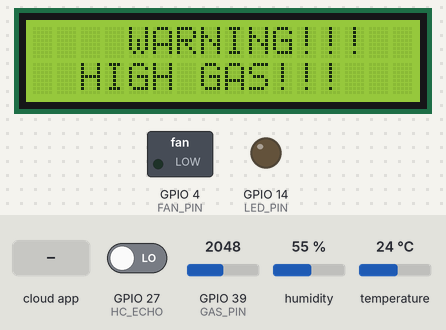
Bench run of a sketch on a simulated ESP32. Parts: 16×2 character LCD, switched loads named in the sketch (green lamp = pin HIGH), output pins drawn as LEDs (lit = HIGH). The test bench sets the inputs (shaded band); at power-on: GPIO 39 (GAS_PIN) = 2048, GPIO 27 (HC_ECHO) LOW, humidity 55 %, temperature 24 °C. WiFi joins after 1.5 s; servers stay silent unless stated; no MQTT or app messages arrive unless stated; what the sketch prints to the serial monitor is not drawn.

Above: at 7.9 s.
8.0 s: GPIO 39 (GAS_PIN) set to 624
16.0 s: GPIO 39 (GAS_PIN) set to 555
At 23.2 s:
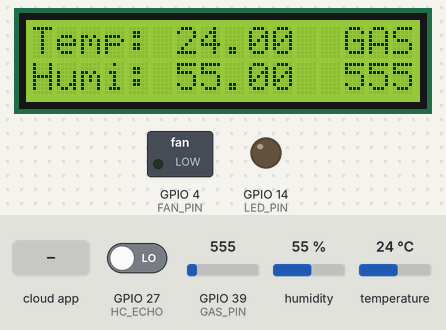
23.9 s: the phone or cloud app sets DADN_LED_1 to 1
At 26.1 s:
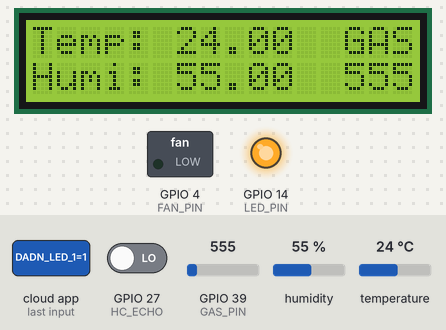
26.4 s: the phone or cloud app sets DADN_FAN_1 to 1
At 27.6 s:
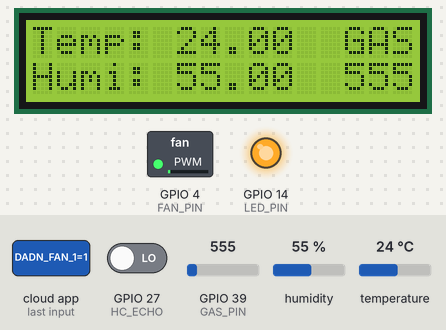
27.9 s: the phone or cloud app sets DADN_LED_1 to 0
At 29.0 s:
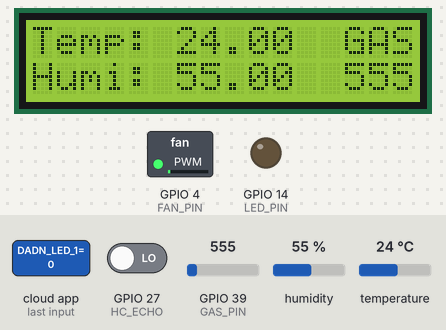
29.4 s: the phone or cloud app sets DADN_AUTO to 1
At 31.0 s:
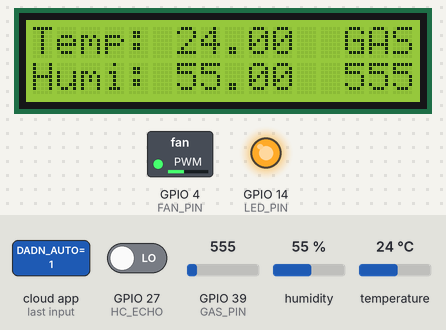
Timing chart, 0 to 32.5 s (numbered marks = the images above; inputs shaded):
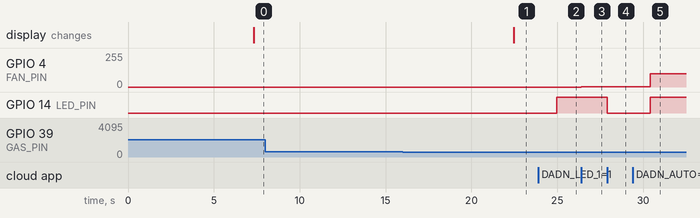

Measured:
- the behaviour switches between 600 and 599 on GPIO 39 (GAS_PIN) (found by bisection; images 0 and 1)
- after the input at 8.0 s, every drawn part: stays the same
- after the input at 16.0 s, the display: changes after 6.5 s (image 1)
- after the input at 23.9 s, GPIO 14 (LED_PIN): LOW → HIGH after 1.1 s
- after the input at 26.4 s, GPIO 4 (FAN_PIN): 0/255 → 1/255 at once
- after the input at 27.9 s, GPIO 14 (LED_PIN): HIGH → LOW at once
- after the input at 29.4 s, GPIO 4 (FAN_PIN): 1/255 → 100/255 after 1.0 s; GPIO 14 (LED_PIN): LOW → HIGH after 1.0 s

The sketch:

test_esp32.ino
```cpp
#include <WiFi.h>
#include <LiquidCrystal_I2C.h>
#include "Adafruit_MQTT.h"
#include "Adafruit_MQTT_Client.h"
#include "DHT.h"

/*****Adafruit*****/
#define AIO_SERVER      "io.adafruit.com"
#define AIO_SERVERPORT  1883                   // use 8883 for SSL
#define AIO_USERNAME    "hienhien612"
#define AIO_KEY         "aio_nKFK93kF3fmnQ8OnCf8mivQMBCZP"
/*****Wifi********/
#define WIFI_SSID "realme C2"
#define WIFI_PASS "22222223"
/*****Pin number********/
#define GAS_PIN   39
#define HC_TRIG   16
#define HC_ECHO   27
#define DHT_PIN   26
#define DHT_TYPE  DHT11
#define FAN_PIN   4
#define LED_PIN   14
/*****Parameter********/
// set the LCD number of columns and rows
int lcd_col = 16;
int lcd_row = 2;
LiquidCrystal_I2C lcd(0x27, lcd_col, lcd_row);
//Use for store states
int auto_mode = 0;
int led_state = 0;
/*****SET UP********/
//DHT11
DHT dht(DHT_PIN, DHT_TYPE);
// Setup the MQTT client class by passing in the WiFi client and MQTT server and login details.
WiFiClient client;
Adafruit_MQTT_Client mqtt(&client, AIO_SERVER, AIO_SERVERPORT, AIO_USERNAME, AIO_KEY);
/******Feeds *******/
// Setup a feed for publishing.
// Notice MQTT paths for AIO follow the form: <username>/feeds/<feedname>
/**Publish**/
Adafruit_MQTT_Publish temperature = Adafruit_MQTT_Publish(&mqtt, AIO_USERNAME "/feeds/DADN_TEMP_1");
Adafruit_MQTT_Publish humidity = Adafruit_MQTT_Publish(&mqtt, AIO_USERNAME "/feeds/DADN_HUMI_1");
Adafruit_MQTT_Publish gas_value = Adafruit_MQTT_Publish(&mqtt, AIO_USERNAME "/feeds/DADN_GAS");
Adafruit_MQTT_Publish led_pub = Adafruit_MQTT_Publish(&mqtt, AIO_USERNAME "/feeds/DADN_LED_1");
Adafruit_MQTT_Publish fan_pub = Adafruit_MQTT_Publish(&mqtt, AIO_USERNAME "/feeds/DADN_FAN_1");
Adafruit_MQTT_Publish auto_pub = Adafruit_MQTT_Publish(&mqtt, AIO_USERNAME "/feeds/DADN_AUTO");
/**Subscribe**/
Adafruit_MQTT_Subscribe led_control = Adafruit_MQTT_Subscribe(&mqtt, AIO_USERNAME "/feeds/DADN_LED_1");
Adafruit_MQTT_Subscribe fan_control = Adafruit_MQTT_Subscribe(&mqtt, AIO_USERNAME "/feeds/DADN_FAN_1");
Adafruit_MQTT_Subscribe auto_control = Adafruit_MQTT_Subscribe(&mqtt, AIO_USERNAME "/feeds/DADN_AUTO");
/*****PROTOTYPE*****/
int HC_distance();
void setup_wifi();
void MQTT_connect();
void data_subscribe();
void temp_humi();
void gas_warn();
void auto_check();

void setup() {
  // initialize pin
  pinMode(GAS_PIN, INPUT);
  pinMode(LED_PIN, OUTPUT);
  pinMode(FAN_PIN, OUTPUT);
  // initialize LCD
  lcd.init();
  // turn on LCD backlight
  lcd.backlight();

  Serial.begin(115200);
  dht.begin();
  delay(10);

  Serial.println(F("Adafruit MQTT demo"));
  setup_wifi();

  //Setup MQTT subscribe
  mqtt.subscribe(&led_control);
  mqtt.subscribe(&fan_control);
  mqtt.subscribe(&auto_control);
  //Connect server
  MQTT_connect();
  //Reset button
  led_pub.publish(0);
  delay(200);
  fan_pub.publish(0);
  delay(200);
  auto_pub.publish(0);
  delay(200);
}

void loop() {
  // Ensure the connection to the MQTT server is alive
  MQTT_connect();

  //Subsribe
  auto_check();
  data_subscribe();

  //Read and publish temp and humid
  temp_humi();
  gas_warn();

  delay(2000);
}


/*****FUNCTION********/
//Calculate the distance
int HC_distance() {
  digitalWrite(HC_TRIG, LOW);
  delayMicroseconds(2);
  digitalWrite(HC_TRIG, HIGH);
  delayMicroseconds(10);
  digitalWrite(HC_TRIG, LOW);
  //Echo receive signal
  int time_receive = pulseIn(HC_ECHO, HIGH);
  int distance = time_receive * 0.034/2;
  return distance;
}

//Connect Wifi
void setup_wifi() {
  Serial.print("Connecting to ");
  Serial.println(WIFI_SSID);
  WiFi.begin(WIFI_SSID, WIFI_PASS);
  while (WiFi.status() != WL_CONNECTED) {
    delay(500);
    Serial.print(".");
  }
  randomSeed(micros());
  Serial.println("");
  Serial.println("WiFi connected");
  Serial.println("IP address: ");
  Serial.println(WiFi.localIP());
}

//Function to connect and reconnect as necessary to the MQTT server.
//Should be called in the loop function and it will take care if connecting.
void MQTT_connect() {
  int8_t ret;

  //Stop if already connected.
  if (mqtt.connected()) {
    return;
  }

  Serial.print("Connecting to MQTT... ");

  uint8_t retries = 3;
  while ((ret = mqtt.connect()) != 0) { // connect will return 0 for connected
       Serial.println(mqtt.connectErrorString(ret));
       Serial.println("Retrying MQTT connection in 5 seconds...");
       mqtt.disconnect();
       delay(5000);  // wait 5 seconds
       retries--;
       if (retries == 0) {
         // basically die and wait for WDT to reset me
         while (1);
       }
  }
  Serial.println("MQTT Connected!");
}

//Read data from server
void data_subscribe() {
  Adafruit_MQTT_Subscribe *subscription;
  while ((subscription = mqtt.readSubscription(5000))) {
    if (subscription == &led_control) {
      led_state = atoi((char *)led_control.lastread);
      if (atoi((char *)led_control.lastread) == 0) {
        digitalWrite(LED_PIN, LOW);
      }
      if (atoi((char *)led_control.lastread) == 1) {
        digitalWrite(LED_PIN, HIGH);
      }
      Serial.print(F("LED: "));
      Serial.println((char *)led_control.lastread);
    }
    if (subscription == &fan_control) {
      uint16_t fan_value = atoi((char *)fan_control.lastread);
      analogWrite(FAN_PIN, fan_value);
      Serial.print(F("FAN: "));
      Serial.println((char *)fan_control.lastread);
    }
    if (subscription == &auto_control) {
      auto_mode = atoi((char *)auto_control.lastread);
      auto_check();
      Serial.print(F("AUTO_MODE: "));
      Serial.println((char *)auto_control.lastread);
    }
  }
}

//Process data sensor
void temp_humi(){
  // Read humidity
  float h = dht.readHumidity();
  // Read temperature as Celsius
  float t = dht.readTemperature();

  //publish temperature and humidity
  Serial.print(F("\nTemperature: "));
  Serial.print(t);
  Serial.print(F("\nHumidity: "));
  Serial.println(h);

  //print LCD
  lcd.clear();
  // set cursor to first column, first row
  lcd.setCursor(0, 0);
  lcd.print("Temp:");
  lcd.setCursor(6, 0);
  lcd.print(t);
  // set cursor to first column, second row
  lcd.setCursor(0, 1);
  // print message
  lcd.print("Humi:");
  lcd.setCursor(6, 1);
  lcd.print(h);

  //publish to server
  temperature.publish(t);
  humidity.publish(h);
}

void gas_warn() {
  int sensorValue = analogRead(GAS_PIN);
  //display LCD
  if(sensorValue >= 600) {
    lcd.clear();
    lcd.setCursor(4, 0);
    lcd.print("WARNING!!!");
    lcd.setCursor(2, 1);
    lcd.print("HIGH GAS!!!");
    Serial.println("GAS WARNING!!!!");
  } else {
    lcd.setCursor(13, 0);
    lcd.print("GAS:");
    lcd.setCursor(13, 1);
    lcd.print(sensorValue);
  }
  //print to screen
  Serial.print("GAS: ");
  Serial.println(sensorValue);
  //publish to server
  delay(500);
  gas_value.publish(sensorValue);
}

//Check for AUTO mode
void auto_check() {
  if (auto_mode == 1) {
    int dis = HC_distance();
    Serial.print("Distance: ");
    Serial.println(dis);
    if(dis <= 10) {
      if (led_state != 1) {
        digitalWrite(LED_PIN, HIGH);
        analogWrite(FAN_PIN, 100);
        led_pub.publish(1);
        fan_pub.publish(100);
      }
    } else {
      if (led_state != 0) {
        digitalWrite(LED_PIN, LOW);
        analogWrite(FAN_PIN, 0);
        led_pub.publish(0);
        fan_pub.publish(0);
      }
    }
  }
}
```
